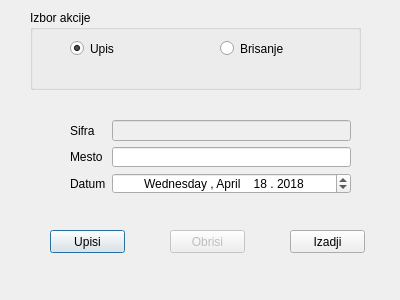
<?xml version="1.0" encoding="UTF-8"?>
<ui version="4.0">
 <class>Unos</class>
 <widget class="QDialog" name="Unos">
  <property name="geometry">
   <rect>
    <x>0</x>
    <y>0</y>
    <width>400</width>
    <height>300</height>
   </rect>
  </property>
  <property name="windowTitle">
   <string>Unos</string>
  </property>
  <widget class="QGroupBox" name="groupBox">
   <property name="geometry">
    <rect>
     <x>30</x>
     <y>10</y>
     <width>331</width>
     <height>80</height>
    </rect>
   </property>
   <property name="title">
    <string>Izbor akcije</string>
   </property>
   <widget class="QRadioButton" name="radioButtonUpis">
    <property name="geometry">
     <rect>
      <x>40</x>
      <y>30</y>
      <width>82</width>
      <height>17</height>
     </rect>
    </property>
    <property name="text">
     <string>Upis</string>
    </property>
    <property name="checked">
     <bool>true</bool>
    </property>
   </widget>
   <widget class="QRadioButton" name="radioButtonBrisanje">
    <property name="geometry">
     <rect>
      <x>190</x>
      <y>30</y>
      <width>82</width>
      <height>17</height>
     </rect>
    </property>
    <property name="text">
     <string>Brisanje</string>
    </property>
   </widget>
  </widget>
  <widget class="QPushButton" name="pushButtonUpisi">
   <property name="geometry">
    <rect>
     <x>50</x>
     <y>230</y>
     <width>75</width>
     <height>23</height>
    </rect>
   </property>
   <property name="text">
    <string>Upisi</string>
   </property>
  </widget>
  <widget class="QPushButton" name="pushButtonObrisi">
   <property name="enabled">
    <bool>false</bool>
   </property>
   <property name="geometry">
    <rect>
     <x>170</x>
     <y>230</y>
     <width>75</width>
     <height>23</height>
    </rect>
   </property>
   <property name="text">
    <string>Obrisi</string>
   </property>
  </widget>
  <widget class="QPushButton" name="pushButtonIzadji">
   <property name="geometry">
    <rect>
     <x>290</x>
     <y>230</y>
     <width>75</width>
     <height>23</height>
    </rect>
   </property>
   <property name="text">
    <string>Izadji</string>
   </property>
  </widget>
  <widget class="QWidget" name="">
   <property name="geometry">
    <rect>
     <x>70</x>
     <y>120</y>
     <width>281</width>
     <height>74</height>
    </rect>
   </property>
   <layout class="QFormLayout" name="formLayout">
    <item row="0" column="0">
     <widget class="QLabel" name="labelSifra">
      <property name="text">
       <string>Sifra</string>
      </property>
     </widget>
    </item>
    <item row="0" column="1">
     <widget class="QLineEdit" name="lineEditSifra">
      <property name="enabled">
       <bool>false</bool>
      </property>
     </widget>
    </item>
    <item row="1" column="0">
     <widget class="QLabel" name="labelMesto">
      <property name="text">
       <string>Mesto</string>
      </property>
     </widget>
    </item>
    <item row="1" column="1">
     <widget class="QLineEdit" name="lineEditMesto"/>
    </item>
    <item row="2" column="0">
     <widget class="QLabel" name="labelDatum">
      <property name="text">
       <string>Datum</string>
      </property>
     </widget>
    </item>
    <item row="2" column="1">
     <widget class="QDateEdit" name="dateEditDatum">
      <property name="enabled">
       <bool>true</bool>
      </property>
      <property name="alignment">
       <set>Qt::AlignCenter</set>
      </property>
      <property name="dateTime">
       <datetime>
        <hour>0</hour>
        <minute>0</minute>
        <second>0</second>
        <year>2018</year>
        <month>4</month>
        <day>18</day>
       </datetime>
      </property>
      <property name="displayFormat">
       <string>dddd , MMMM    dd . yyyy</string>
      </property>
     </widget>
    </item>
   </layout>
  </widget>
 </widget>
 <resources/>
 <connections/>
</ui>
